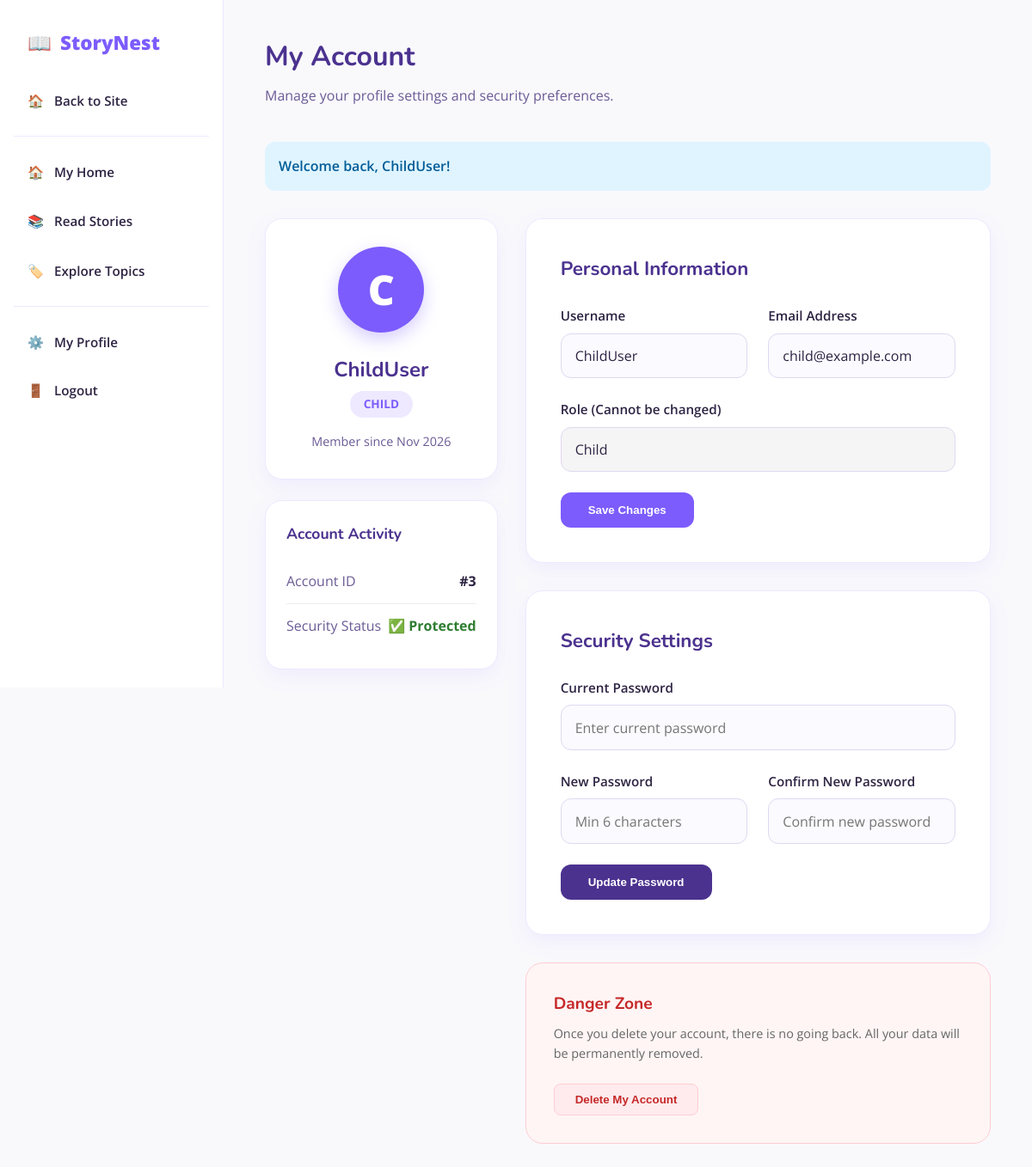
Page /public/index.php?page=profile (signed in) on the committed database.
### tables this page shows
CREATE TABLE users (
    user_id INT AUTO_INCREMENT PRIMARY KEY,
    username VARCHAR(50) NOT NULL,
    email VARCHAR(100) NOT NULL UNIQUE,
    password_hash VARCHAR(255) NOT NULL,
    role ENUM('admin', 'writer', 'child', 'parent') NOT NULL,
    created_at TIMESTAMP DEFAULT CURRENT_TIMESTAMP
);

### app/controllers/UserController.php (called while the page is built, shortened)
<?php
require_once __DIR__ . '/../models/User.php';
class UserController {
    private $userModel;
    public function __construct() {
        $this->userModel = new User();
    }
    public function profile() {
        $userId = $_SESSION['user_id'];
        $user = $this->userModel->findById($userId);
        require_once __DIR__ . '/../views/users/profile.php';
    }
}
?>

### app/includes/functions.php (called while the page is built, shortened)
<?php
function sanitize($data) {
    return htmlspecialchars($data, ENT_QUOTES, 'UTF-8');
}
function getFlash() {
    if (isset($_SESSION['flash'])) {
        $flash = $_SESSION['flash'];
        return $flash;
    }
    return null;
}
?>

### config/database.php (called while the page is built, shortened)
<?php
function getDB() {
    static $pdo = null;
    if ($pdo === null) {
        try {
            $pdo = new PDO("mysql:host=" . DB_HOST . ";dbname=" . DB_NAME . ";charset=utf8mb4", DB_USER, DB_PASS, [
                PDO::ATTR_ERRMODE => PDO::ERRMODE_EXCEPTION,
                PDO::ATTR_DEFAULT_FETCH_MODE => PDO::FETCH_ASSOC,
                PDO::ATTR_EMULATE_PREPARES => false,
            ]);
        } catch (PDOException $e) {
            die("Database connection failed: " . $e->getMessage());
        }
    }
    return $pdo;
}
?>

### app/models/User.php (called while the page is built, shortened)
<?php
require_once __DIR__ . '/../../config/database.php';
class User {
    private $db;
    public function __construct() {
        $this->db = getDB();
    }
    public function findById($id) {
        $stmt = $this->db->prepare("SELECT * FROM users WHERE user_id = ?");
        $stmt->execute([$id]);
        return $stmt->fetch();
    }
}
?>

### app/views/users/profile.php (the view, shortened to what this page needs)
<?php
require_once BASE_PATH . '/app/includes/header.php';
require_once BASE_PATH . '/app/includes/sidebar.php';
$flash = getFlash();
?>
<div class="app-layout">
    <main class="app-content">
        <div style="margin-bottom: 2.5rem;">
            <h1 style="font-size: 2rem; color: var(--dark-purple); margin-bottom: 0.5rem;">My Account</h1>
            <p style="color: var(--text-light);">Manage your profile settings and security preferences.</p>
        </div>
        <?php if ($flash): ?>
            <div style="padding: 1rem; margin-bottom: 2rem; border-radius: 12px; font-weight: 600; background: <?= $flash['type'] === 'error' ? '#FFD9E8' : '#DFF4FF' ?>; color: <?= $flash['type'] === 'error' ? '#D8000C' : '#005C97' ?>;">
                <?= sanitize($flash['message']) ?>
            </div>
        <?php endif; ?>
        <div style="display: grid; grid-template-columns: 1fr 2fr; gap: 2rem;">
            <div style="display: flex; flex-direction: column; gap: 1.5rem;">
                <div style="background: var(--white); padding: 2rem; border-radius: 20px; box-shadow: 0 8px 24px rgba(124, 92, 252, 0.08); border: 1px solid var(--lavender); text-align: center;">
                    <div style="width: 100px; height: 100px; background: var(--primary-purple); color: white; font-size: 3rem; font-weight: 800; display: flex; align-items: center; justify-content: center; border-radius: 50%; margin: 0 auto 1.5rem; box-shadow: 0 8px 20px rgba(124, 92, 252, 0.3);">
                        <?= strtoupper(substr(sanitize($user['username']), 0, 1)) ?>
                    </div>
                    <h2 style="font-size: 1.5rem; margin-bottom: 0.3rem;"><?= sanitize($user['username']) ?></h2>
                    <span style="display: inline-block; padding: 0.3rem 1rem; background: var(--lavender); color: var(--primary-purple); border-radius: 20px; font-weight: 700; font-size: 0.85rem; text-transform: uppercase;">
                        <?= sanitize($user['role']) ?>
                    </span>
                    <p style="color: var(--text-light); font-size: 0.9rem; margin-top: 1rem;">Member since <?= date('M Y', strtotime($user['created_at'])) ?></p>
                </div>
                <div style="background: var(--white); padding: 1.5rem; border-radius: 20px; box-shadow: 0 8px 24px rgba(124, 92, 252, 0.08); border: 1px solid var(--lavender);">
                    <h3 style="font-size: 1.1rem; margin-bottom: 1rem; color: var(--dark-purple);">Account Activity</h3>
                    <div style="display: flex; justify-content: space-between; padding: 0.8rem 0; border-bottom: 1px solid #eee;">
                        <span style="color: var(--text-light);">Account ID</span>
                        <span style="font-weight: 700;">#<?= $user['user_id'] ?></span>
                    </div>
                    <div style="display: flex; justify-content: space-between; padding: 0.8rem 0;">
                        <span style="color: var(--text-light);">Security Status</span>
                        <span style="font-weight: 700; color: #2E7D32;">✅ Protected</span>
                    </div>
                </div>
            </div>
            <div style="display: flex; flex-direction: column; gap: 2rem;">
                <div style="background: var(--white); padding: 2.5rem; border-radius: 20px; box-shadow: 0 8px 24px rgba(124, 92, 252, 0.08); border: 1px solid var(--lavender);">
                    <h2 style="margin-bottom: 1.5rem; color: var(--dark-purple); font-size: 1.4rem;">Personal Information</h2>
                    <form method="POST" action="">
                        <div style="display: grid; grid-template-columns: 1fr 1fr; gap: 1.5rem; margin-bottom: 1.5rem;">
                            <div class="auth-form-group" style="margin-bottom: 0;">
                                <label>Username</label>
                                <input type="text" name="username" value="<?= sanitize($user['username']) ?>" required>
                            </div>
                            <div class="auth-form-group" style="margin-bottom: 0;">
                                <label>Email Address</label>
                                <input type="email" name="email" value="<?= sanitize($user['email']) ?>" required>
                            </div>
                        </div>
                        <div class="auth-form-group">
                            <label>Role (Cannot be changed)</label>
                            <input type="text" value="<?= ucfirst(sanitize($user['role'])) ?>" disabled style="background: #f5f5f5; cursor: not-allowed;">
                        </div>
                        <button type="submit" class="btn btn-primary" style="padding: 0.8rem 2rem; border-radius: 12px;">Save Changes</button>
                    </form>
                </div>
                <div style="background: var(--white); padding: 2.5rem; border-radius: 20px; box-shadow: 0 8px 24px rgba(124, 92, 252, 0.08); border: 1px solid var(--lavender);">
                    <h2 style="margin-bottom: 1.5rem; color: var(--dark-purple); font-size: 1.4rem;">Security Settings</h2>
                    <form method="POST" action="">
                        <div class="auth-form-group">
                            <label>Current Password</label>
                            <input type="password" name="current_password" required placeholder="Enter current password">
                        </div>
                        <div style="display: grid; grid-template-columns: 1fr 1fr; gap: 1.5rem; margin-bottom: 1.5rem;">
                            <div class="auth-form-group" style="margin-bottom: 0;">
                                <label>New Password</label>
                                <input type="password" name="new_password" required placeholder="Min 6 characters">
                            </div>
                            <div class="auth-form-group" style="margin-bottom: 0;">
                                <label>Confirm New Password</label>
                                <input type="password" name="confirm_password" required placeholder="Confirm new password">
                            </div>
                        </div>
                        <button type="submit" class="btn btn-primary" style="padding: 0.8rem 2rem; border-radius: 12px; background: #4B328F;">Update Password</button>
                    </form>
                </div>
                <div style="background: #FFF5F5; padding: 2rem; border-radius: 20px; border: 1px solid #FFCDD2;">
                    <h2 style="margin-bottom: 0.5rem; color: #C62828; font-size: 1.2rem;">Danger Zone</h2>
                    <p style="color: #666; font-size: 0.9rem; margin-bottom: 1.5rem;">Once you delete your account, there is no going back. All your data will be permanently removed.</p>
                    <button type="button" onclick="if(confirm('Are you absolutely sure you want to delete your account? This action cannot be undone.')) { alert('Account deletion API must be implemented here.'); }" style="background: #FFEBEE; color: #C62828; border: 1px solid #FFCDD2; padding: 0.6rem 1.5rem; border-radius: 8px; font-weight: 700; cursor: pointer;">
                        Delete My Account
                    </button>
                </div>
            </div>
        </div>
    </main>
</div>
</body>
</html>

### public/assets/css/style.css (style rules this page uses)
:root { --primary-purple: #7C5CFC; --dark-purple: #4B328F; --lavender: #EEE9FF; --soft-pink: #FFD9E8; --cream: #FFF9F0; --light-blue: #DFF4FF; --white: #FFFFFF; --text-dark: #2D2342; --text-light: #6B5B95; --font-heading: 'Nunito', sans-serif; --font-body: 'Open Sans', sans-serif; }
* { margin: 0; padding: 0; box-sizing: border-box; }
body { font-family: var(--font-body); background-color: var(--cream); color: var(--text-dark); line-height: 1.6; }
h1, h2, h3, h4 { font-family: var(--font-heading); color: var(--dark-purple); }
.btn { padding: 0.6rem 1.5rem; border-radius: 20px; font-weight: 600; cursor: pointer; border: none; transition: all 0.3s; }
.btn-primary { background: var(--primary-purple); color: var(--white); }

### public/assets/css/dashboard.css (style rules this page uses)
.app-layout { display: flex; min-height: 100vh; background: #F9F9FC; }
.app-content { flex: 1; margin-left: 250px; padding: 2rem 3rem; }
.app-content { flex: 1; margin-left: 260px; padding: 2.5rem 3rem; min-height: 100vh; }

### public/assets/css/auth.css (style rules this page uses)
.auth-form-group { margin-bottom: 1.5rem; }
.auth-form-group label { display: block; margin-bottom: 0.5rem; font-weight: 600; color: var(--text-dark, #2D2342); font-size: 0.95rem; font-family: var(--font-body, 'Open Sans', sans-serif); }
.auth-form-group input, .auth-form-group select { width: 100%; padding: 0.9rem 1rem; border: 1.5px solid #E0D8F0; border-radius: 12px; font-family: var(--font-body, 'Open Sans', sans-serif); font-size: 1rem; transition: all 0.3s ease; background: #FAFAFF; color: var(--text-dark, #2D2342); }

### rows in the picture
users: username "C", username "ChildUser", role "CHILD", created_at "Nov 2026", user_id "3", email "child@example.com", role "Child"

### other values in the picture
APP_NAME "StoryNest"
$flash['message'] "Welcome back, ChildUser!"
